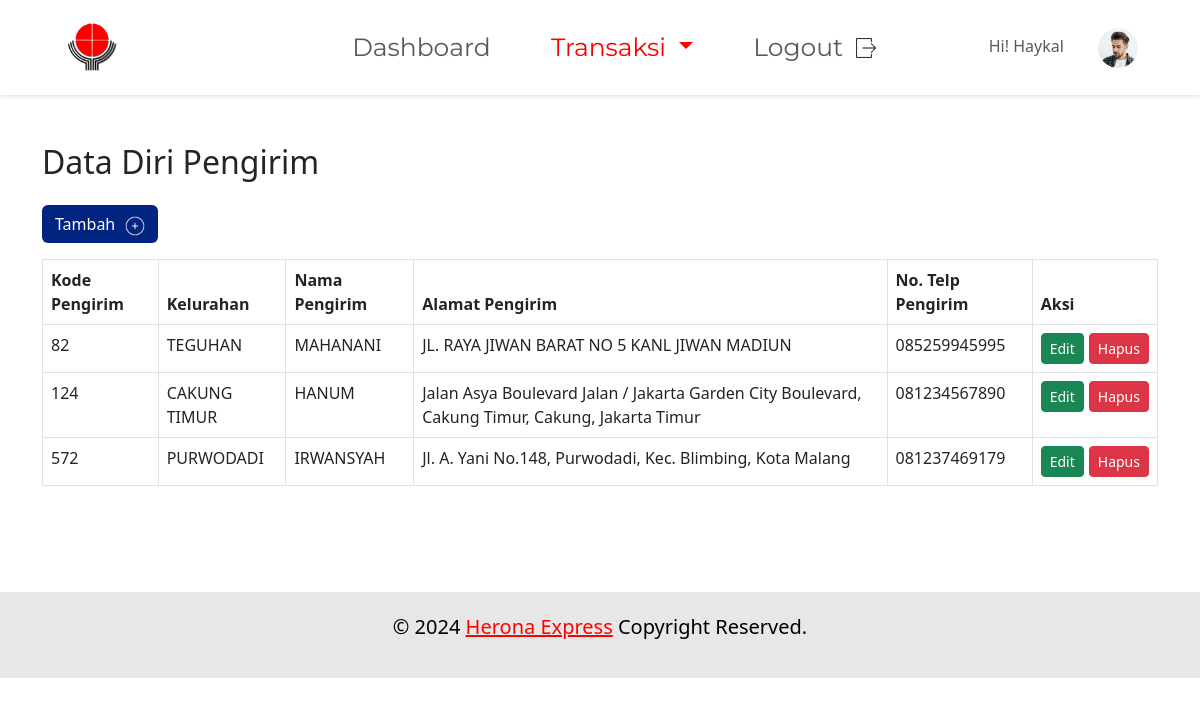
The page /pengirimanibrahim/DataDiriPengirim/datadiripengirimlihat1.php on the database its author committed.
### tables this page shows
CREATE TABLE `datadiripengirim` (
  `Kd_Pengirim` int(11) NOT NULL,
  `Kd_Kelurahan` int(11) NOT NULL,
  `Nama_Pengirim` varchar(30) DEFAULT NULL,
  `Alamat_Pengirim` varchar(100) DEFAULT NULL,
  `No_Telp_Pengirim` varchar(15) DEFAULT NULL
);

CREATE TABLE `kelurahan` (
  `Kd_Kelurahan` int(11) NOT NULL,
  `Nama_Kelurahan` varchar(30) DEFAULT NULL,
  `Kd_Kecamatan` int(11) NOT NULL
);

### pengirimanibrahim/DataDiriPengirim/datadiripengirimlihat1.php (the view, shortened to what this page needs)
<!DOCTYPE html>
<html lang="en">
  <head>
    <link href="https://cdn.jsdelivr.net/npm/bootstrap@5.3.0-alpha1/dist/css/bootstrap.min.css" rel="stylesheet" />
  </head>
<body>
<?php include '../config.php'; ?>
<?php include $_SERVER['DOCUMENT_ROOT'] . '/pengirimanibrahim/assets/navbar.php'; ?>
    <section class="container mt-5">
        <h2 class="mb-4">Data Diri Pengirim</h2>
        <div class="d-flex justify-content-between align-items-center">
          <button type="button" class="btn mb-3" style="color: #FFFFFF; background-color: #002480 ;"data-bs-toggle="modal" data-bs-target="#tambahModal">Tambah<img src="/pengirimanibrahim/img/add.png" width="20" height="20" style="margin-left: 10px;" ></img></button>
        </div>
        <div class="table-responsive">
          <table class="table table-bordered">
            <thead>
              <tr>
                <th scope="col">Kode Pengirim</th>
                <th scope="col">Kelurahan</th>
                <th scope="col">Nama Pengirim</th>
                <th scope="col">Alamat Pengirim</th>
                <th scope="col">No. Telp Pengirim</th>
                <th scope="col">Aksi</th>
              </tr>
            </thead>
            <tbody>
            <?php
                $query = "SELECT dm.Kd_Pengirim, kl.Nama_Kelurahan, dm.Nama_Pengirim, dm.Alamat_Pengirim, dm.No_Telp_Pengirim
                          FROM DataDiriPengirim dm, Kelurahan kl
                          WHERE dm.Kd_Kelurahan = kl.Kd_Kelurahan";
                $result = mysqli_query($db, $query);
                while ($data = mysqli_fetch_assoc($result)) {
                    ?>
                    <tr>
                        <td><?php echo $data['Kd_Pengirim']; ?></td>
                        <td><?php echo $data['Nama_Kelurahan']; ?></td>
                        <td><?php echo $data['Nama_Pengirim']; ?></td>
                        <td><?php echo $data['Alamat_Pengirim']; ?></td>
                        <td><?php echo $data['No_Telp_Pengirim']; ?></td>
                        <td>
                        <div class="action-buttons" style = " display: flex; gap: 5px; ">
                            <a class="btn btn-success btn-sm" href="datadiripengirimubah1.php?Kd_Pengirim=<?php echo $data['Kd_Pengirim']; ?>">Edit</a>
                            <form action="datadiripengirimhapus.php" method="post" onsubmit="return confirm('Apakah Anda yakin ingin menghapus data ini?');">
                                <button type="submit" class="btn btn-danger btn-sm">Hapus</button>
                            </form>
                            </div>
                        </td>
                    </tr>
                <?php
                }
                ?>
            </tbody>
          </table>
        </div>
      </section>
    <footer class="footer" style="background-color: #e7e7e7; margin-top: 90px; padding: 20px 0;">
    <div class="container">
        <div class="row">
            <div class="col-12">
                <p class="text-center" style="font-size: 20px; color: #000; font-weight: 400;">
                    <span>© 2024</span>
                    <a href="https://www.heronaexpress.co.id/lokasi.php#" class="text-link" style="color: red;" target="_blank">Herona Express</a>
                    <span>Copyright Reserved.</span>
                </p>
            </div>
        </div>
    </div>
</footer>
</body>
</html>

### rows shown on the page
datadiripengirim: Kd_Pengirim "82", Kd_Kelurahan.Nama_Kelurahan "TEGUHAN", Nama_Pengirim "MAHANANI", Alamat_Pengirim "JL. RAYA JIWAN BARAT NO 5 KANL JIWAN MADIUN", No_Telp_Pengirim "085259945995"
datadiripengirim: Kd_Pengirim "124", Kd_Kelurahan.Nama_Kelurahan "CAKUNG TIMUR", Nama_Pengirim "HANUM", Alamat_Pengirim "Jalan Asya Boulevard Jalan / Jakarta Garden City Boulevard, Cakung Timur, Cakung, Jakarta Timur", No_Telp_Pengirim "081234567890"
datadiripengirim: Kd_Pengirim "572", Kd_Kelurahan.Nama_Kelurahan "PURWODADI", Nama_Pengirim "IRWANSYAH", Alamat_Pengirim "Jl. A. Yani No.148, Purwodadi, Kec. Blimbing, Kota Malang", No_Telp_Pengirim "081237469179"
